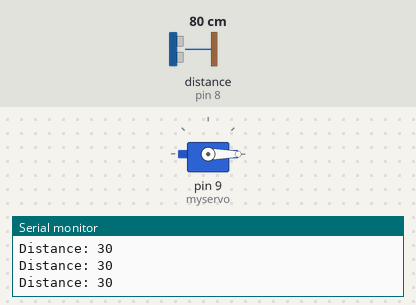
Recording of a sketch running on a simulated Arduino Uno, built with avr-gcc and run on an emulated ATmega328P. On the bench: servo, the last lines printed to the serial monitor. Wiring (inferred from the names in the program): ultrasonic range finder: trigger pin 7; echo pin 8. Inputs (shaded band) come from the test bench; at power-on: distance to the obstacle (sensor on pin 8) 80 cm. The echo pulse lasts 58.3 µs per cm.

Above: at 1.2 s.
1.3 s: distance to the obstacle (sensor on pin 8) set to 8 cm
4.3 s: distance to the obstacle (sensor on pin 8) set to 5 cm
At 6.1 s:
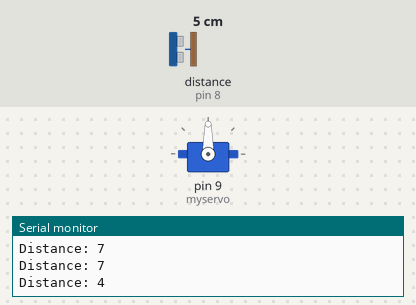
7.3 s: distance to the obstacle (sensor on pin 8) set to 18 cm
8.8 s: distance to the obstacle (sensor on pin 8) set to 2 cm
At 10.6 s:
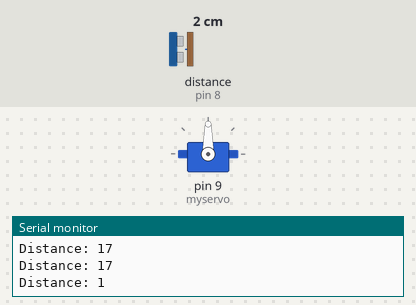
Timing chart, 0 to 12.8 s (numbered marks = the images above; inputs shaded):
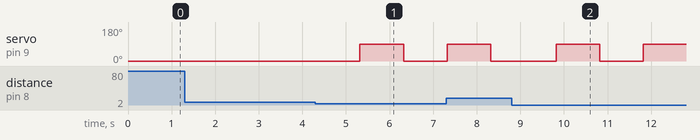

The sketch:

ISP_arm_motion.ino
```cpp
#include <Servo.h>

Servo myservo;
uint8_t pos = 0;
uint8_t trigPin = 7;
uint8_t echoPin = 8;
// defines variables
long duration;
uint16_t distance;
void setup() {
  myservo.attach(9);
  pinMode(trigPin, OUTPUT);
  pinMode(echoPin, INPUT);
  Serial.begin(9600);
}

void lift(){
delay(1000);
myservo.write(90);
delay(1000);
myservo.write(0);
}

void loop() {
  // Clears the trigPin
  myservo.write(0);
  digitalWrite(trigPin, LOW);
  delayMicroseconds(2);
  // Sets the trigPin on HIGH state for 10 micro seconds
  digitalWrite(trigPin, HIGH);
  delayMicroseconds(10);
  digitalWrite(trigPin, LOW);
  // Reads the echoPin, returns the sound wave travel time in microseconds
  duration = pulseIn(echoPin, HIGH);
  // Calculating the distance
  distance = duration * 0.034 / 2;
  // Prints the distance on the Serial Monitor
  distance = constrain(distance, 0, 30);
  Serial.print("Distance: ");
  Serial.println(distance);
    if(distance <= 5){
      lift();
    }
//  delay(1000);
//
//  pos = map(distance, 0, 30, 0, 180);
//  myservo.write(pos);
}
```

Measured:
- the behaviour switches between 7 and 6 cm on distance to the obstacle (sensor on pin 8) (found by bisection; images 0 and 1)
- after the input at 4.3 s, servo on pin 9 (myservo): 0° → 90° after 1.0 s, → 0° 1.0 s later
- after the input at 8.8 s, servo on pin 9 (myservo): 0° → 90° after 1.0 s, → 0° 1.0 s later, → 90° 1.0 s later
